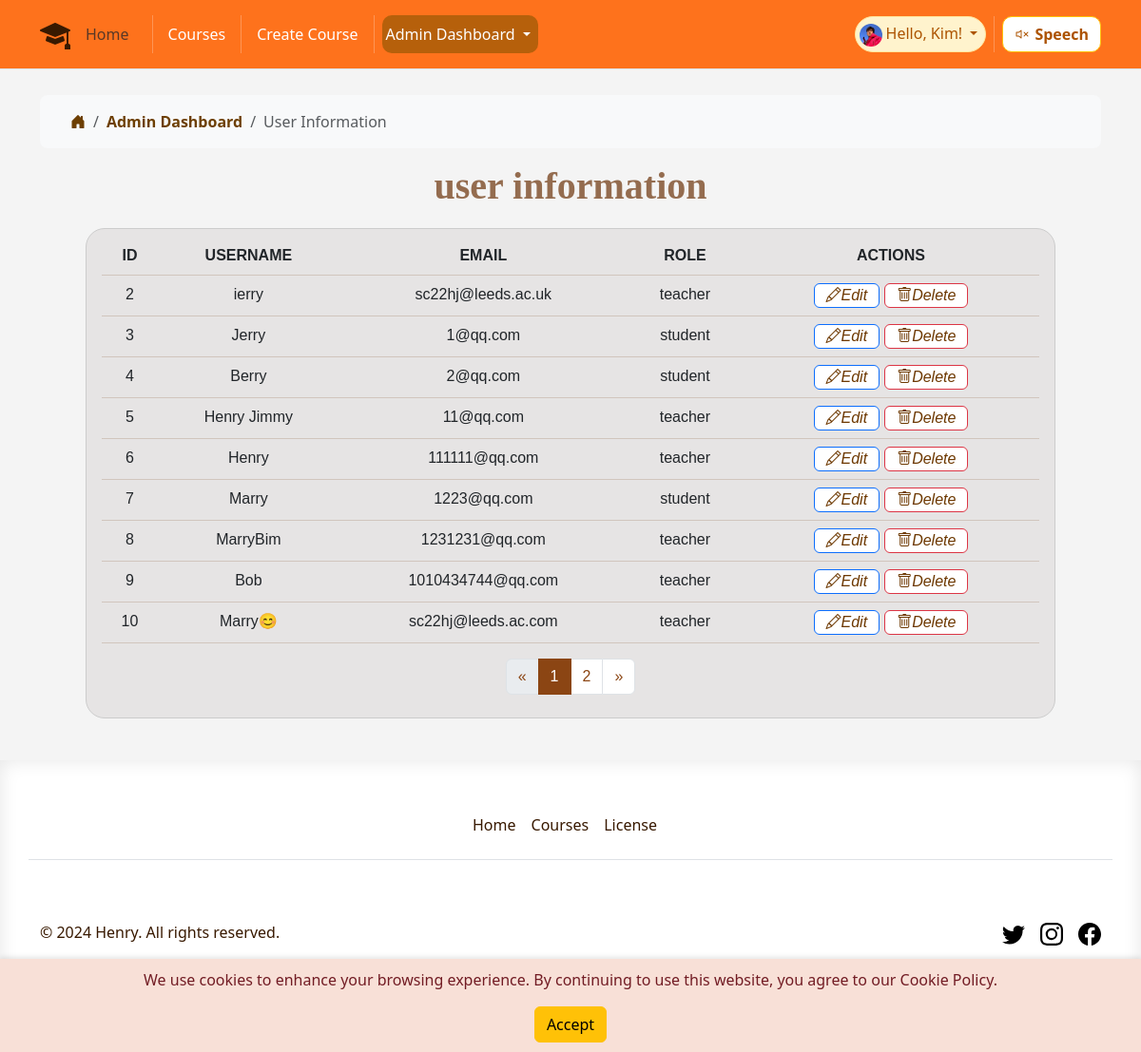
The page /user_record (signed in) on the database its author committed.
### app/models.py (models this page shows, shortened)
class User(UserMixin, db.Model):
    id = db.Column(db.Integer, primary_key=True)
    username = db.Column(db.String(64), unique=True, nullable=False)
    email = db.Column(db.String(120), unique=True, nullable=False)
    password_hash = db.Column(db.String(128))
    joined_at = db.Column(db.DateTime, default=datetime.utcnow)
    role = db.Column(db.String(64), default='student')
    favorited_courses = db.relationship('Course',
                                        secondary=favorites,
                                        lazy='dynamic',
                                        backref=db.backref('favorited_by',
                                                           lazy='dynamic'))

### app/routes.py (the view)
@main.route('/user_record')
@role_required('manager')
def user_record():
    current_app.logger.info('Entering user_record')
    page, per_page, offset = get_page_args(
        page_parameter='page', per_page_parameter='per_page')
    per_page = 10
    total = User.query.count()
    users = User.query.offset(offset).limit(per_page).all()
    pagination = Pagination(page=page, total=total,
                            per_page=per_page, css_framework='bootstrap4')
    current_app.logger.info('Exiting user_record')
    return render_template('user_record.html', users=users,
                           pagination=pagination)

### app/models.py (called while the page is built)
@login_manager.user_loader
def load_user(id):
    return User.query.get(int(id))

### app/routes.py (called while the page is built)
def role_required(*required_roles):
    def decorator(f):
        @wraps(f)
        def decorated_function(*args, **kwargs):
            current_app.logger.info(
                f'Checking role for user {current_user.username}')
            if not current_user.is_authenticated:
                current_app.logger.warning(
                    f'User {current_user.username} is not authenticated')
                abort(403)
            if current_user.role not in required_roles:
                current_app.logger.warning(
                    f'User {current_user.username} does not have '
                    f'required roles: {required_roles}')
                abort(403)
            return f(*args, **kwargs)
        return decorated_function
    return decorator

### app/templates/user_record.html (shortened to what this page needs)
{% extends 'base.html' %}
{% block content %}
<div class="container tittle-box">
    <nav aria-label="breadcrumb">
        <ol class="breadcrumb breadcrumb-chevron p-3 bg-body-tertiary rounded-3">
            <li class="breadcrumb-item">
                <a class="link-body-emphasis" href="">
                    <svg class="bi svg1">
                        <i class="bi bi-house-door-fill"></i>
                    </svg>
                </a>
            </li>
            <li class="breadcrumb-item">
                <a class="link-body-emphasis fw-semibold text-decoration-none" href="#">Admin Dashboard</a>
            </li>
            <li class="breadcrumb-item active" aria-current="page">
                User Information
            </li>
        </ol>
    </nav>
</div>
<div class="fancy-tittle">
    <h1 class="fancy-tittle">user information </h1>
</div>
<div class="container-fluid px-3 py-2 table-responsive table-box">
    {% if users %}
    <table class="table table-line">
        <thead class="theadstyle">
            <tr class="text-uppercase">
                <th>ID</th>
                <th>Username</th>
                <th>Email</th>
                <th>Role</th>
                <th>Actions</th>
            </tr>
        </thead>
        <tbody>
            {% for user in users %}
            {% if user.role != 'manager' %}
            <tr>
                <td class="form-omi">{{ user.id }}</td>
                <td class="form-omi">{{ user.username }}</td>
                <td class="form-omi">{{ user.email }}</td>
                <td class="form-omi">{{ user.role }}</td>
                <td>
                    <div class="fun-button">
                        <form action="{{ url_for('main.edit_user', user_id=user.id)  }}" method="GET">
                            <button type="submit" class="btn btn-primary">
                                <i class="bi bi-pencil">Edit</i>
                            </button>
                        </form>
                        <form action="{{ url_for('main.delete_user', user_id=user.id) }}" method="post"
                            style="display:inline;">
                            <button type="submit" class="btn btn-danger"
                                onclick="return confirm('Are you sure you want to delete this user?');">
                                <i class="bi bi-trash">Delete</i></button>
                        </form>
                    </div>
                </td>
            </tr>
            {% endif %}
            {% endfor %}
        </tbody>
    </table>
    {% else %}
    <h1>No assessments found.</h1>
    {% endif %}
    <div class="pagination justify-content-center">
        {{ pagination.links }}
    </div>
</div>
{% endblock %}

### app/templates/base.html (shortened to what this page needs)
<!DOCTYPE html>
<html lang="en">
<head>
    <link rel="stylesheet" href="{{ url_for('static', filename='bootstrap/css/bootstrap.min.css') }}">
    <link rel="stylesheet" href="{{ url_for('static', filename='css/style.css') }}">
    <link rel="stylesheet" href="https://cdn.jsdelivr.net/npm/bootstrap-icons@1.10.0/font/bootstrap-icons.css">
</head>
<body onload=getD1()>
    <header class="p-3 mb-3 border-bottom fixed-top  ">
        <div class="container">
            <div class="d-flex flex-wrap align-items-center justify-content-center justify-content-lg-start">
                <div class="d-flex align-items-center mb-2 mb-lg-0 link-body-emphasis">
                    <i class="bi bi-mortarboard-fill logo" role="img"></i>
                </div>
                <ul class="nav col-12 col-lg-auto me-lg-auto mb-2 justify-content-center mb-md-0">
                    <li>
                        <a class="nav-link active text-muted" aria-current="page"
                            href="{{ url_for('main.index') }}">Home</a>
                    </li>
                    <li class="nav-item">
                    </li>
                    <li><a class="nav-link px-2 link-body-emphasis" href="{{ url_for('main.courses') }}">Courses</a>
                    </li>
                    {% if current_user.is_authenticated %}
                    {% if current_user.role== "teacher" or current_user.role == "manager" %}
                    <li class="nav-item">
                    </li>
                    <li><a class="nav-link px-2 link-body-emphasis" href="{{ url_for('main.create_course') }}">Create
                            Course</a>
                    </li>
                    {% endif %}
                    {% if current_user.role== "manager" %}
                    <li class="nav-item">
                    </li>
                    <div class="dropdown d-flex align-items-center p-1 pe-2  nav-drop admin-nav">
                        <a href="#" class="d-block link-body-emphasis text-decoration-none dropdown-toggle"
                            data-bs-toggle="dropdown" aria-expanded="false">
                            Admin Dashboard
                        </a>
                    </div>
                    {% endif %}
                    {% endif %}
                </ul>
                <div class="text-end d-flex ">
                    {% if current_user.is_authenticated %}
                    <div
                        class="dropdown text-endbadge d-flex align-items-center p-1 pe-2 text-warning-emphasis bg-warning-subtle border border-warning-subtle rounded-pill nav-drop">
                        <a href="#" class="d-block link-body-emphasis text-decoration-none dropdown-toggle"
                            data-bs-toggle="dropdown" aria-expanded="false">
                            <img class="rounded-circle me-1" width="24" height="24"
                                src="{{url_for('static', filename= 'image/user.jpg')}}" alt="">Hello, {{
                            current_user.username
                            }}!
                        </a>
                    </div>
                    {% else %}
                    <a class="nav log-button" href="{{ url_for('main.login_register') }}">Login</a>
                    {% endif %}
                    <li class="nav-item">
                    </li>
                    <div class=" text-end ">
                        <button id="readPage" class="btn btn-warning read-button">
                            <i id="speakerIcon" class="bi bi-volume-mute"></i>Speech
                        </button>
                    </div>
                </div>
            </div>
        </div>
    </header>
    <div id="cookie-warning" class="cookie-warning">
        <p>We use cookies to enhance your browsing experience. By continuing to use this website, you agree to our
            Cookie
            Policy.</p>
        <button id="accept-cookie" class="btn btn-warning">Accept</button>
    </div>
    <div class="main-box main-color ">
        {% block content %}{% endblock %}
    </div>
    <button onclick="topFunction()" id="movetop" title="Go to top" class="top_bottom">
    </button>
    <div class="footer-colour theme-font">
        <div class="container ">
            <footer class="py-5">
                <div class="row ">
                    <ul class="nav justify-content-center border-bottom pb-3 mb-3">
                        <li class="nav-item"><a href="{{ url_for('main.index') }}"
                                class="nav-link px-2 text-body-secondary">Home</a></li>
                        <li class="nav-item"><a href="{{ url_for('main.courses') }}"
                                class="nav-link px-2 text-body-secondary">Courses</a></li>
                        <li class="nav-item"><a href="https://www.cac.gov.cn/2017-06/01/c_1121068451.htm"
                                class="nav-link px-2 text-body-secondary" target="_blank">License</a></li>
                    </ul>
                </div>
                <div class="d-flex flex-column flex-sm-row justify-content-between py-4 my-4 ">
                    <p>&copy; 2024 Henry. All rights reserved.</p>
                    <ul class="list-unstyled d-flex">
                        <li class="ms-3 "><a class="link-body-emphasis" href="https://x.com/?lang=zh"
                                aria-label="Twitter" target="_blank"><svg class="bi" width="24" height="24">
                                    <use xlink:href="#twitter" />
                                </svg></a></li>
                        <li class="ms-3"><a class="link-body-emphasis" href="https://www.instagram.com"
                                aria-label="Instagram" target="_blank"><svg class="bi" width="24" height="24">
                                    <use xlink:href="#instagram" />
                                </svg></a></li>
                        <li class="ms-3"><a class="link-body-emphasis"
                                href="https://www.facebook.com/login/?next=https%3A%2F%2Fwww.facebook.com%2F%3Flocale%3Dzh_CN"
                                aria-label="Facebook" target="_blank"><svg class="bi" width="24" height="24">
                                    <use xlink:href="#facebook" />
                                </svg></a></li>
                    </ul>
                </div>
            </footer>
        </div>
    </div>
</body>
</html>

### app/static/css/style.css (style rules this page uses)
* { margin: 0; padding: 0; text-decoration: none !important; list-style: none; }
a { color: rgb(109, 63, 2); text-decoration: none; cursor: pointer; }
.theme-font { color: rgb(56, 25, 0); }
.main-color { background-color: rgba(0, 0, 0, 0.043); }
.cookie-warning { position: fixed; bottom: 0; width: 100%; background-color: #f8e0d7; color: #721c24; text-align: center; padding: 10px; box-shadow: 0 -2px 5px rgba(0, 0, 0, 0.1); z-index: 1000; }
.logo { font-size: 2rem; line-height: 100%; color: rgb(56, 25, 0); }
header { background-color: rgba(255, 98, 0, 0.885) !important; }
header a { color: white !important; }
.nav-drop a { color: rgb(172, 83, 0) !important; }
.admin-nav { text-align: center; color: white; background-color: rgba(158, 89, 5, 0.745) !important; border-radius: 10px; }
.admin-nav a { color: white !important; }
.fixed-top { position: fixed; top: 0; right: 0; left: 0; z-index: 1030; }
.read-button { font-weight: bold; border-radius: 10px; background-color: #ffffff; color: rgb(172, 83, 0); }
.read-button i { font-weight: bold; padding-right: 5px; font-size: 100%; color: rgb(172, 83, 0); }
.main-box { padding-top: 70px; min-height: 100vh; }
.table-box { text-align: center; width: 85%; margin: 0 auto; padding: 20px; box-shadow: 0 2 4px rgba(0, 0, 0, 0.1); border: 1px solid #ccc; font-family: 'Gill Sans', 'Gill Sans MT', Calibri, 'Trebuchet MS', sans-serif; border-radius: 20px; margin-bottom: 10px; background-color: #e6e4e4; }
.table-line tbody tr td { min-height: 70px; height: auto; }
.table { border-color: #a98a7358; }
.top_bottom { width: 40px; height: 40px; background: rgba(255, 106, 0, 0.778); font-size: 2rem; line-height: 30px; text-align: center; color: rgb(255, 255, 255); position: fixed; bottom: 50px; right: 50px; border: #00ae3a00 2px solid; border-radius: 50%; }
.fun-button { display: flex; justify-content: center; text-align: center; gap: 5px; }
.fun-button form button { padding-top: 0px; padding-bottom: 0px; color: #6d3800; background-color: white; }
.table-responsive { overflow-x: auto; -webkit-overflow-scrolling: touch; }
.footer-colour { border-top: #03ffbc; box-shadow: inset 0 0 20px rgba(0, 0, 0, 0.1); }
.footer-colour a { color: rgb(56, 25, 0) !important; }
.tittle-box { padding-top: 30px; }
.fancy-tittle { display: flex; text-align: center; justify-content: center; font-family: cursive; font-weight: 600; font-size: 2.5rem; color: #682f04b0; margin-bottom: 10px; }
.pagination .page-item.active .page-link { background-color: #8B4513; border-color: #8B4513; color: white; }
.pagination .page-link { color: #8B4513; }
.svg1 { width: 16px; height: 16px; }

### rows shown on the page
User: username "Kim"
User: id "2", username "ierry", email "sc22hj@leeds.ac.uk", role "teacher"
User: id "3", username "Jerry", email "1@qq.com", role "student"
User: id "4", username "Berry", email "2@qq.com", role "student"
User: id "5", username "Henry Jimmy", email "11@qq.com", role "teacher"
User: id "6", username "Henry", email "111111@qq.com", role "teacher"
User: id "7", username "Marry", email "1223@qq.com", role "student"
User: id "8", username "MarryBim", email "1231231@qq.com", role "teacher"
User: id "9", username "Bob", email "1010434744@qq.com", role "teacher"
User: id "10", username "Marry😊", email "sc22hj@leeds.ac.com", role "teacher"

### other values the page prints
{{ pagination.links }} "« 1 2 »"
